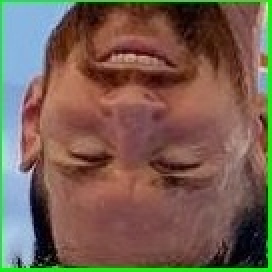
#> input picture image/retate_img.jpg, 136 x 136 px (shown 2 times larger)
$ python Question5.py
#> lines starting #> are read from the running program, lines starting #| are printed output that depends on the picture; pictures that were not available may be replaced by others from this repository, and a replacement may not be noted
from os import listdir
import cv2
imgRech = cv2.imread("../image/retate_img.jpg")
#> imgRech is the input picture: shape (136, 136, 3); mean B, G, R 82.3, 96.1, 118.8
imgRech= cv2.resize(imgRech,(100,100))
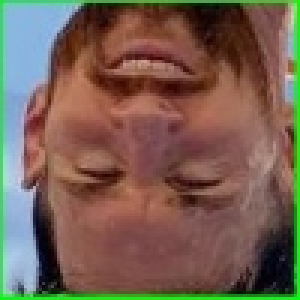
#> imgRech: shape (100, 100, 3) (shown 3 times larger); mean B, G, R 82.2, 96, 118.6
exsist=False
for f in listdir("../image/visage/"):
    img=cv2.imread("../image/visage/"+f);
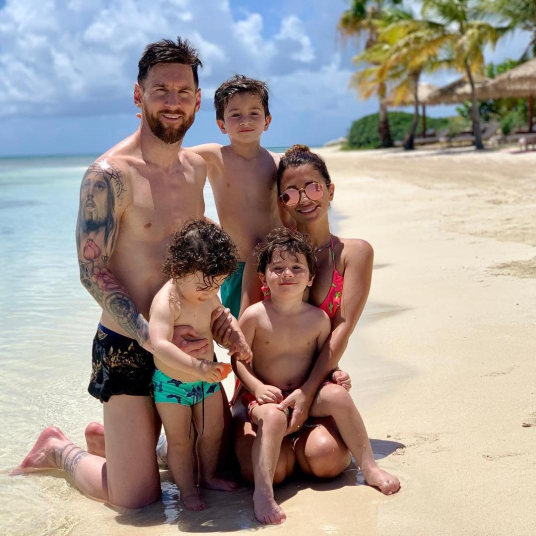
#> input picture image/messi2.jpg, 1072 x 1072 px, given as the content of the folder ../image/visage/, which was not available (shown at 1/2 size)
#> img is the input picture: shape (1072, 1072, 3); mean B, G, R 146.6, 153.9, 165.1
    img= cv2.resize(img,(100,100))
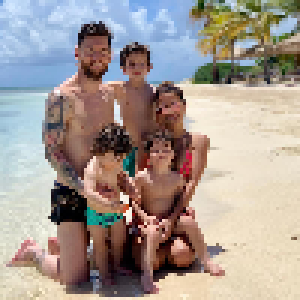
#> img: shape (100, 100, 3) (shown 3 times larger); mean B, G, R 146.6, 153.8, 165.1
    diff=cv2.subtract(imgRech,img)
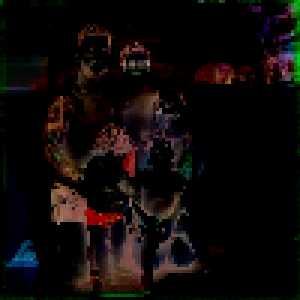
#> diff: shape (100, 100, 3) (shown 3 times larger); mean B, G, R 8.4, 9.7, 14.3
    b,g,r= cv2.split(diff)
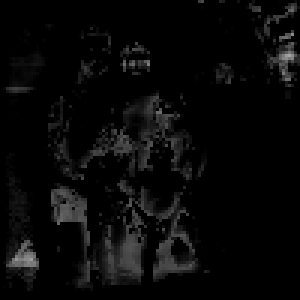
#> b: shape (100, 100) (shown 3 times larger); min 0, max 166, mean 8.4
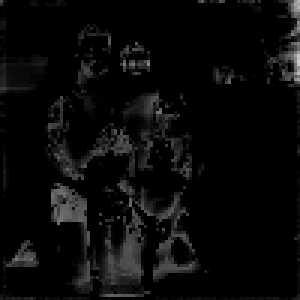
#> g: shape (100, 100) (shown 3 times larger); min 0, max 203, mean 9.7
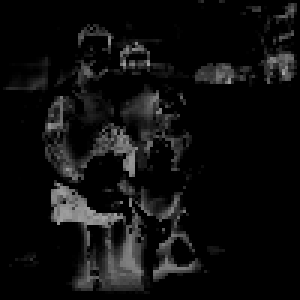
#> r: shape (100, 100) (shown 3 times larger); min 0, max 164, mean 14.3
    if cv2.countNonZero(b)==0 and  cv2.countNonZero(g)==0 and  cv2.countNonZero(r)==0:
        exsist=True
        break
if exsist:
    print("image c'est la méme")
else:
    print("image c'est pas la méme")
cv2.waitKey(0)
cv2.destroyAllWindows()
